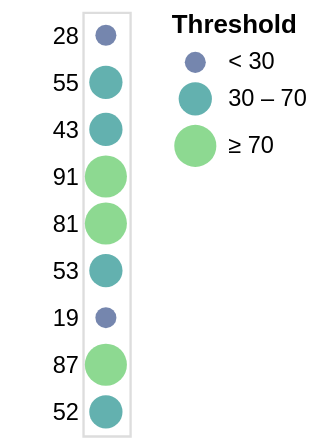

Write the Vega-Lite specification saved for this chart.
### Vega specification from a JSON file in a GitHub repository (floating-point values rounded to 4 significant figures)
{"$schema": "https://vega.github.io/schema/vega/v4.json", "description": "A simple bar chart with embedded data.", "autosize": "pad", "padding": 5, "width": 20, "style": "cell", "data": [{"name": "source_0", "values": [{"a": "A", "b": 28}, {"a": "B", "b": 55}, {"a": "C", "b": 43}, {"a": "D", "b": 91}, {"a": "E", "b": 81}, {"a": "F", "b": 53}, {"a": "G", "b": 19}, {"a": "H", "b": 87}, {"a": "I", "b": 52}]}], "signals": [{"name": "y_step", "value": 20}, {"name": "height", "update": "bandspace(domain('y').length, 1, 0.5) * y_step"}], "marks": [{"name": "marks", "type": "symbol", "style": ["circle"], "from": {"data": "source_0"}, "encode": {"update": {"opacity": {"value": 0.7}, "fill": [{"test": "datum[\"b\"] === null || isNaN(datum[\"b\"])", "value": null}, {"scale": "color", "field": "b"}], "tooltip": {"signal": "{\"b\": ''+datum[\"b\"], \"Threshold\": format(datum[\"b\"], \"\")}"}, "x": {"signal": "width", "mult": 0.5}, "y": {"scale": "y", "field": "b"}, "size": {"scale": "size", "field": "b"}, "shape": {"value": "circle"}}}}], "scales": [{"name": "y", "type": "point", "domain": {"data": "source_0", "field": "b"}, "range": {"step": {"signal": "y_step"}}, "padding": 0.5}, {"name": "color", "type": "threshold", "domain": [30, 70], "range": {"scheme": "viridis"}}, {"name": "size", "type": "threshold", "domain": [30, 70], "range": [80, 200, 320]}], "axes": [{"scale": "y", "orient": "left", "grid": false, "domain": false, "ticks": false, "zindex": 1}], "legends": [{"title": "Threshold", "fill": "color", "direction": "vertical", "gradientLength": {"signal": "clamp(height, 64, 200)"}, "labelOverlap": "greedy", "encode": {"symbols": {"update": {"shape": {"value": "circle"}, "opacity": {"value": 0.7}}}}, "size": "size"}], "config": {"axisY": {"minExtent": 30}}}
